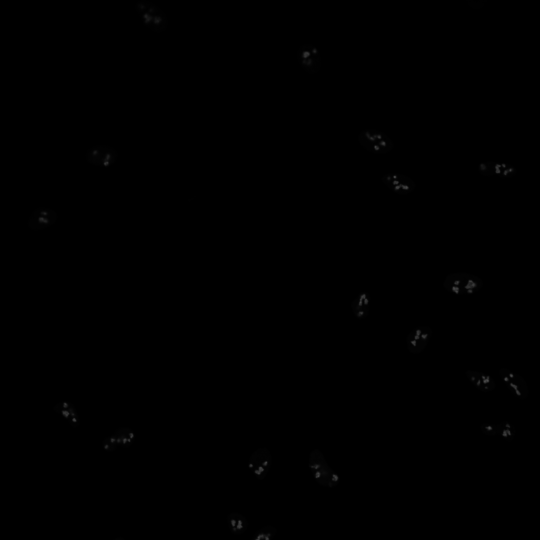
#> input picture example_data/003003-1-001001002.tif, 1080 x 1080 px, given in place of 003003-1-001001001.tif, which was not available (shown at 1/2 size)
$ jupyter execute segment_nucleoli_demo.ipynb
#> lines starting #> are read from the running program, lines starting #| are printed output that depends on the picture; after the words box and inside, x2 and y2 are one past the last pixel; in counts of white or black regions, pixels touching at a corner belong together; pictures that were not available may be replaced by others from this repository, and a replacement may not be noted
[cell 1]
import numpy as np
import tifffile
import matplotlib.pyplot as plt
import scipy.ndimage as ndi
import pandas as pd

[cell 2]
#start by reading the images from file
imgs=[tifffile.imread('example_data/003003-1-00100100'+str(i)+'.tif') for i in range(1,4)]
#> imgs = 3 items

[cell 3]
#show the images
fig,axs=plt.subplots(1,3,figsize=(12,4))
axs[0].imshow(imgs[0],vmin=0,vmax=10000,cmap='gray')
axs[1].imshow(imgs[1],vmin=0,vmax=10000,cmap='gray')
axs[2].imshow(imgs[2],vmin=0,vmax=10000,cmap='gray')
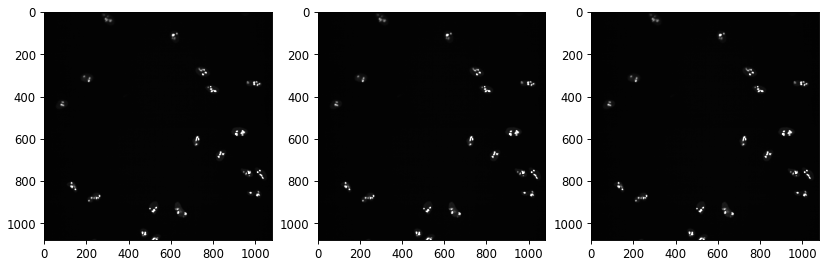
#> figure drawn by matplotlib, 3 panels

[cell 4]
#this cell has all of the functions we need to do the processing and measurements

#this is the structuring element for flood fill labeling
#full structure means diagonal pixels will get connected
fs=np.ones((3,3))

def poorMansRollingBall(img,rollballrad=100,smstdev=5):
    '''
    we don't have an easy to use rolling ball option in python so subtract a smoothed
    minimum filtered image instead
    '''
    fimg=img.astype(float)
    return fimg-ndi.minimum_filter(ndi.gaussian_filter(fimg,sigma=smstdev),size=rollballrad*2)

def labelClearEdges(mask,border=2):
    '''
    clear objects within border distance of the edge and label them (return nobjects as well)
    '''
    labels=ndi.label(mask,structure=fs)[0]
    edge=np.concatenate([labels[:border,:].flat,labels[-border:,:].flat,
                         labels[:,:border].flat,labels[:,-border:].flat])
    edgevals=np.unique(edge)
    filtered=labels.copy()
    for i in range(len(edgevals)):
        if(edgevals[i]!=0):
            filtered[labels==edgevals[i]]=0.0
    return ndi.label(filtered>0.5,structure=fs)

def filterObjects(labels,nobj,minsize=4,maxsize=-1,fillholes=True):
    '''
    filter out large and small objects from a labeled image (return nobjects as well)
    '''
    objareas=ndi.sum(labels>0.5,labels,range(1,nobj+1))
    filtered=labels.copy()
    for i in range(len(objareas)):
        if(objareas[i]<minsize):
            filtered[labels==(i+1)]=0.0
        elif(maxsize>0 and objareas[i]>maxsize):
            filtered[labels==(i+1)]=0.0
    filled=ndi.binary_fill_holes(filtered>0.5,structure=fs)
    return ndi.label(filled>0.5,structure=fs)

def segmentNuclei(dapiimg,rollballrad=100,smstdev=5,nucthresh=0.1,minsize=1000,maxsize=4000):
    '''
    segment the nuclei and return preprocessed, unfiltered mask,filtered labels and number of nuclei
    '''
    dapisub=poorMansRollingBall(dapiimg,rollballrad=rollballrad,smstdev=smstdev)
    #threshold at fraction of max
    dapimask=dapisub>(nucthresh*dapisub.max())
    #eliminate the edge objects and label them
    dapilabels,nnuclei=labelClearEdges(dapimask)
    #filter out large and small nuclei
    dapilabels,nnuclei=filterObjects(dapilabels,nnuclei,minsize=minsize,maxsize=maxsize)
    return dapisub,dapimask,dapilabels,nnuclei

def segmentNucleoli(nuclimg,thirdimg,dapilabels,nnuclei,
                    rollballrad=15.0,rbsigma=1.0,sigma=0.7,nuclthresh=0.4,minnuclsize=4):
    '''
    segment the nucleoli and return preprocessed, preprocessed third, labeled, and nnuceoli
    note that "third" is a third image (not nuceoli or nuclei) that needs measured
    '''
    #start with background subtraction
    nucleolisub=poorMansRollingBall(nuclimg,rollballrad=rollballrad,smstdev=rbsigma)
    thirdsub=poorMansRollingBall(thirdimg,rollballrad=rollballrad,smstdev=rbsigma)
    #and a filter
    nucleoli=ndi.gaussian_filter(nucleolisub,sigma=sigma)
    third=ndi.gaussian_filter(thirdsub,sigma=sigma)
    #get the min and max values for each nucleus
    minvals=ndi.minimum(nucleoli,labels=dapilabels,index=range(1,nnuclei+1))
    maxvals=ndi.maximum(nucleoli,labels=dapilabels,index=range(1,nnuclei+1))
    threshvals=minvals+nuclthresh*(maxvals-minvals)
    #make the threshold mask
    threshlevels=dapilabels.copy()
    for i in range(len(threshvals)):
        threshlevels[dapilabels==(i+1)]=threshvals[i]
    #apply the mask in areas where there are nuclei
    nucleolimask=nucleoli>threshlevels
    nucleolimask[threshlevels==0.0]=0
    nucleolilabels,nnucleoli=ndi.label(nucleolimask,structure=fs)
    #finally filter out the small nucleoli
    nucleolilabels,nnucleoli=filterObjects(nucleolilabels,nnucleoli,minsize=minnuclsize,fillholes=False)
    return nucleoli,third,nucleolilabels,nnucleoli

def measureAll(dapilabels,nnuclei,nucleolilabels,nnucleoli,nucleoli,third):
    '''
    measure all of the nucleoli and associate them with their parent nucleus
    '''
    nuclear_means=ndi.mean(nucleoli,dapilabels,range(1,nnuclei+1))
    nuclear_stds=ndi.standard_deviation(nucleoli,dapilabels,range(1,nnuclei+1))
    #use the ndimage sum function with a boolean image to get the area
    nuclear_areas=ndi.sum(dapilabels>0.5,dapilabels,range(1,nnuclei+1))
    nucleolar_means=ndi.mean(nucleoli,nucleolilabels,range(1,nnucleoli+1))
    nucleolar_stds=ndi.standard_deviation(nucleoli,nucleolilabels,range(1,nnucleoli+1))
    nucleolar_areas=ndi.sum(nucleolilabels>0.5,nucleolilabels,range(1,nnucleoli+1))
    #measure the dapi label "intensity" in each nucleolus to get it's parent label
    nucleolar_ids=ndi.mean(dapilabels,nucleolilabels,range(1,nnucleoli+1))
    #now measure the third image
    third_means=ndi.mean(third,nucleolilabels,range(1,nnucleoli+1))
    third_stds=ndi.standard_deviation(third,nucleolilabels,range(1,nnucleoli+1))
    thirdnuc_means=ndi.mean(third,dapilabels,range(1,nnuclei+1))
    thirdnuc_stds=ndi.standard_deviation(third,dapilabels,range(1,nnuclei+1))
    #count the number of nucleoli per nucleus
    nucleolar_count=[0]*nnuclei
    for i in range(nnucleoli):
        nid=int(np.round(nucleolar_ids[i]))-1
        nucleolar_count[nid]+=1
    #now get the measurements for every nucleolus as a dictionary
    #nuclear measurements: nucleolar_id, nucid, area, avg, stdev, nucleolar count; nucleolar measurements: area, avg, stdev,thirdnucavg,thirdnucstdev,thirdavg,thirdstdev
    measurements=[]
    for i in range(nnucleoli):
        nid=int(np.round(nucleolar_ids[i]))-1
        mdict={'id':i,'nuclear_id':nid+1,'nuclear_area':nuclear_areas[nid],'nuclear_avg':nuclear_means[nid],
               'nuclear_stdev':nuclear_stds[nid],'number_nucleoli':nucleolar_count[nid],'nucleolar_area':nucleolar_areas[i],
               'nucleolar_avg':nucleolar_means[i],'nucleolar_stdev':nucleolar_stds[i],'third_nucavg':thirdnuc_means[nid],
               'third_nucstdev':thirdnuc_stds[nid],'third_nuclavg':third_means[i],'third_nuclstdev':third_stds[i]}
        measurements.append(mdict)
    #return as a dataframe
    return pd.DataFrame(measurements)

[cell 5]
#filter the nuclei
dapisub,dapimask,dapilabels,nnuclei=segmentNuclei(imgs[0])
#> in segmentNuclei, dapiimg is the input picture: shape (1080, 1080) uint16; min 66, max 19881, mean 204.5
#> in segmentNuclei, `dapimask=dapisub>(nucthresh*dapisub.max())`:
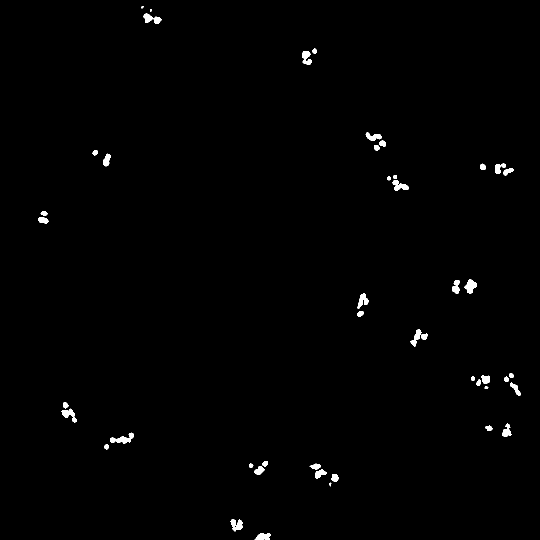
#> dapimask: shape (1080, 1080) bool (shown at 1/2 size); 0.73% white; 48 white regions (3 under 20 px), largest, box (x1, y1, x2, y2) and area: (221, 865, 268, 888) 473, (929, 559, 954, 587) 416, (287, 27, 323, 48) 402
#> in labelClearEdges, `labels=ndi.label(mask,structure=fs)[0]`: labels: shape (1080, 1080) int32; 49 distinct labels, from 0 to 48
#> in labelClearEdges, `edge=np.concatenate([labels[:border,:].flat,labels[-border:,:].flat, l..`: edge = 8640 values, max 48 at index 2670, min 0 at index 0, mean 0.272
#> in labelClearEdges, `edgevals=np.unique(edge)`: edgevals = [0, 48]
#> the loop in labelClearEdges, `for i in range(len(edgevals)):` made 2 passes
#> after the loop in labelClearEdges, `for i in range(len(edgevals)):`:
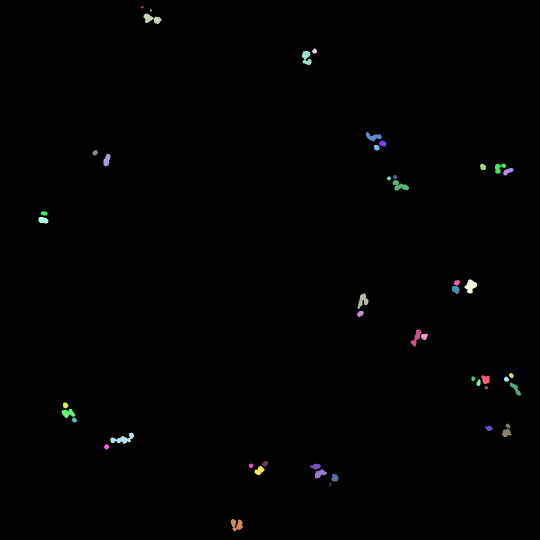
#> filtered: shape (1080, 1080) int32 (shown at 1/2 size); 48 distinct labels, from 0 to 47; one colour per label, 0 black
#> in segmentNuclei, `dapilabels,nnuclei=labelClearEdges(dapimask)`: nnuclei = 47
#> in filterObjects, `objareas=ndi.sum(labels>0.5,labels,range(1,nobj+1))`: objareas = 47 values, max 473 at index 37, min 14 at index 1, mean 174.8
#> the loop in filterObjects, `for i in range(len(objareas)):` made 47 passes
#> after the loop in filterObjects, `for i in range(len(objareas)):`: filtered: shape (1080, 1080) int32; 0.7% of pixels changed, all inside (x1, y1, x2, y2) = (77, 12, 1042, 1063)
#> in filterObjects, `filled=ndi.binary_fill_holes(filtered>0.5,structure=fs)`: filled: shape (1080, 1080) bool; every value is 0
#> in segmentNuclei, `dapilabels,nnuclei=filterObjects(dapilabels,nnuclei,minsize=minsize,ma..`: nnuclei = 0
#> nnuclei = 0
fig,axs=plt.subplots(1,3,figsize=(12,4))
axs[0].imshow(dapisub,cmap='gray')
axs[1].imshow(dapilabels>0.5,cmap='gray')
axs[2].imshow(dapilabels,cmap='gray')

[cell 6]
#now segment the nucleoli
nucleoli,third,nucleolilabels,nnucleoli=segmentNucleoli(imgs[2],imgs[1],dapilabels,nnuclei)
#> in segmentNucleoli, `minvals=ndi.minimum(nucleoli,labels=dapilabels,index=range(1,nnuclei+1))`: minvals = empty array
#> in segmentNucleoli, `nucleolimask=nucleoli>threshlevels`:
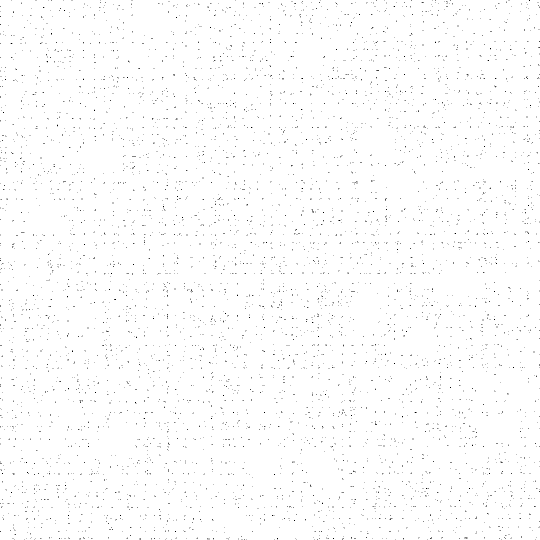
#> nucleolimask: shape (1080, 1080) bool (shown at 1/2 size); 99.1% white; black in thin lines or dots
#> in segmentNucleoli, `nucleolilabels,nnucleoli=ndi.label(nucleolimask,structure=fs)`: nnucleoli = 0
#> nnucleoli = 0
fig,axs=plt.subplots(1,2,figsize=(8,4))
axs[0].imshow(nucleoli,vmax=10000)
axs[1].imshow(nucleolilabels>0.5)

[cell 7]
#finally get the measurements
df=measureAll(dapilabels,nnuclei,nucleolilabels,nnucleoli,nucleoli,third)
#> in measureAll, `nuclear_means=ndi.mean(nucleoli,dapilabels,range(1,nnuclei+1))`: nuclear_means = empty array
#> in measureAll, `nucleolar_count=[0]*nnuclei`: nucleolar_count = []
#> df = table of 0 rows and 0 columns
df.to_csv('img_measurements.csv')

[cell 8]
df.head()
#> Out = table of 0 rows and 0 columns

[cell 9]
#finally write the masks to tif files for reference
tifffile.imwrite('dapi_mask.tif',dapilabels>0.5)
tifffile.imwrite('nucleolar_mask.tif',nucleolilabels>0.5)
